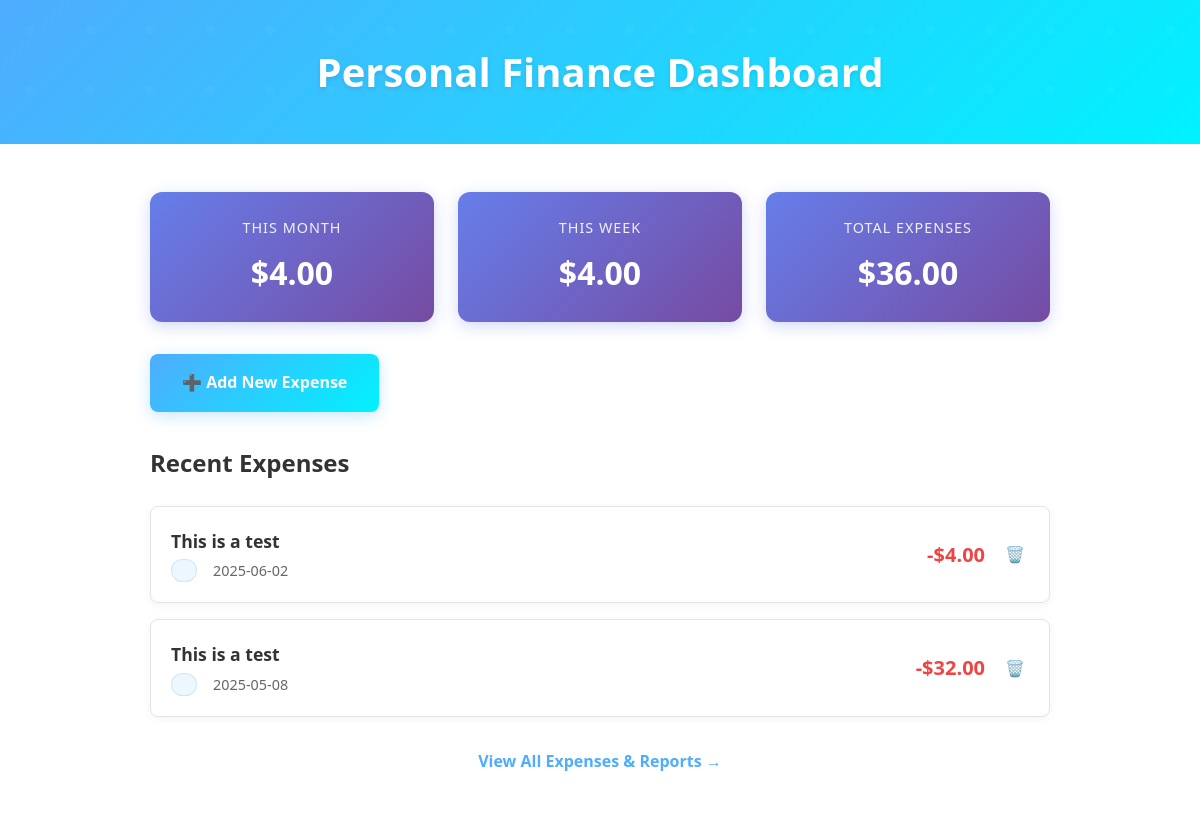
Before: / with the older database file.
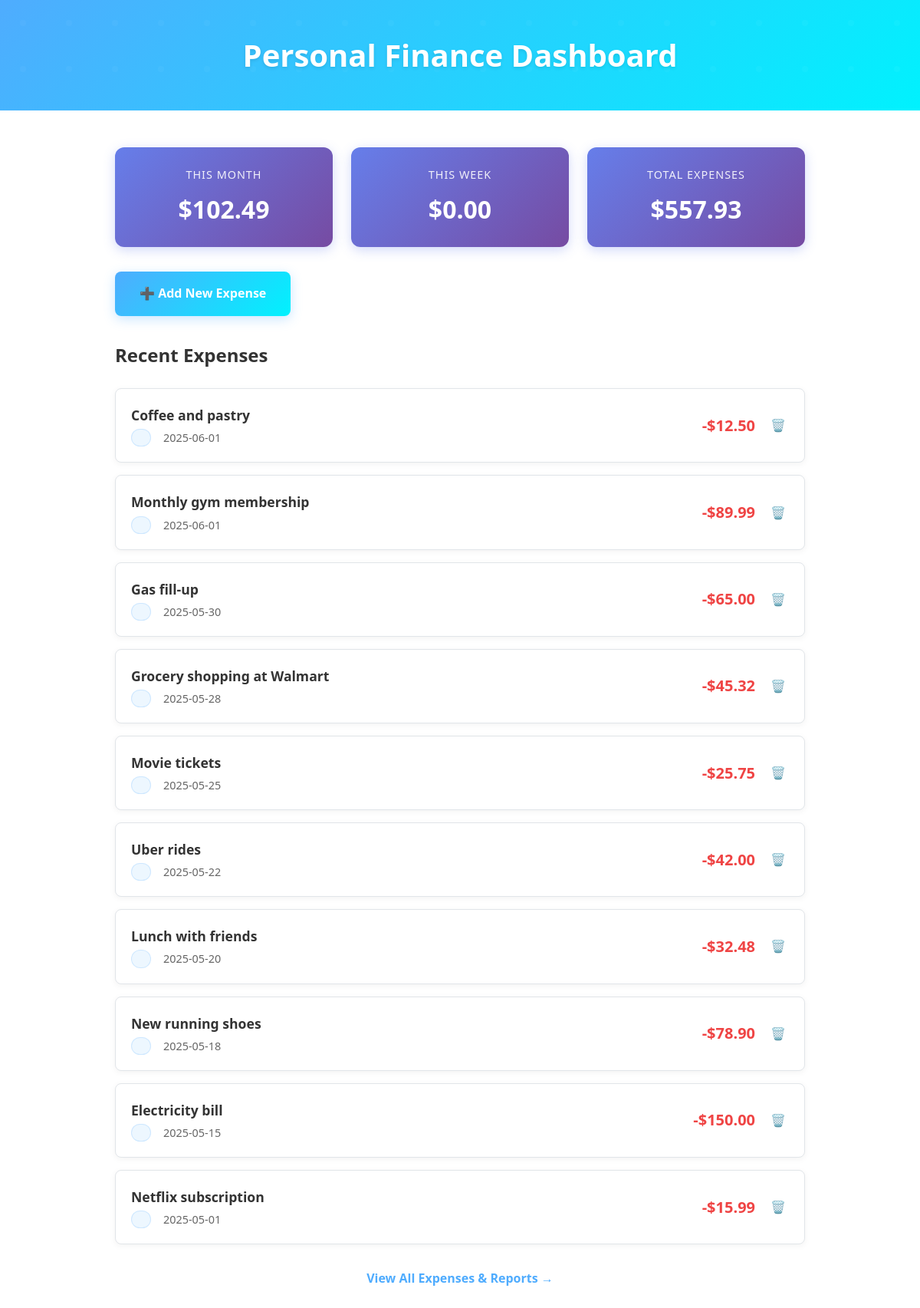
After: the same page with the newer database file.
### tables this page shows
CREATE TABLE expenses (
    id INTEGER PRIMARY KEY,
    amount DECIMAL(10,2) NOT NULL,
    description TEXT NOT NULL,
    category_id INTEGER,
    expense_date DATE NOT NULL,
    created_at TIMESTAMP DEFAULT CURRENT_TIMESTAMP,
    FOREIGN KEY (category_id) REFERENCES categories(id)
);

### app/app.py (the view)
@app.route('/')
def index():
    data = db.get_db()
    error = None
    expenses = None
    total = None
    monthly_total = None
    weekly_total = None
    now = datetime.datetime.now()
    current_year = now.year
    current_month = now.month
    current_week = now.strftime("%W")
    if error is None:
        try:
            expenses = data.execute("SELECT * FROM expenses ORDER BY expense_date DESC").fetchall()
            total = data.execute("SELECT SUM(amount) FROM expenses").fetchone()[0] or 0
            total = f"{total:.2f}"
            monthly_total = data.execute("""
                                         SELECT SUM(amount)
                                         FROM expenses
                                         WHERE strftime('%Y', expense_date) = ?
                                           AND strftime('%m', expense_date) = ?
                                             """, (str(current_year), f"{current_month:02d}")).fetchone()[0]
            monthly_total = f"{monthly_total:.2f}"
            weekly_total = data.execute("""
                                        SELECT SUM(amount)
                                        FROM expenses
                                        WHERE strftime('%Y', expense_date) = ?
                                          AND strftime('%W', expense_date) = ?
                                        """, (str(current_year), current_week)).fetchone()[0]
            weekly_total = f"{weekly_total:.2f}"
        except:
            error = "Database error"
    flash(error)
    return render_template('index.html', expenses=expenses, total_expenses=total, monthly_total=monthly_total, weekly_total=weekly_total)

### app/database.py (called while the page is built)
def get_db():
    if 'db' not in g:
        g.db = sqlite3.connect(
            current_app.config['DATABASE'],
            detect_types=sqlite3.PARSE_DECLTYPES
        )
        g.db.row_factory = sqlite3.Row
    return g.db

### app/templates/index.html
{% extends 'base.html' %}
{% block header %}
    <h1>{% block title %}Personal Finance Dashboard{% endblock %}</h1>
{% endblock %}
{% block content %}
<div class="expense-list-container">
    <div class="expense-summary">
        <div class="summary-card">
            <h3>This Month</h3>
            <p class="amount">${{ monthly_total or "0.00" }}</p>
        </div>
        <div class="summary-card">
            <h3>This Week</h3>
            <p class="amount">${{ weekly_total or "0.00" }}</p>
        </div>
        <div class="summary-card">
            <h3>Total Expenses</h3>
            <p class="amount">${{ total_expenses or "0.00" }}</p>
        </div>
    </div>
    <a href="{{ url_for('add_expense') }}" class="add-expense-btn">
        ➕ Add New Expense
    </a>
    <div class="recent-expenses">
        <h2 style="margin-bottom: 1.5rem; color: #333;">Recent Expenses</h2>
        {% if expenses %}
            {% for expense in expenses %}
            <div class="expense-item">
                <div class="expense-details">
                    <h4>{{ expense.description }}</h4>
                    <div class="expense-meta">
                        <span class="category-badge">{{ expense.category }}</span>
                        <span>{{ expense.expense_date.strftime('%Y-%m-%d') if expense.expense_date else 'No date' }}</span>
                    </div>
                </div>
                <div class="expense-amount">
                    -${{ "%.2f"|format(expense.amount) }}
                </div>
                <div class="expense-actions">
                    <form method="POST" action="{{ url_for('delete_expense', expense_id=expense.id) }}" onsubmit="return confirm('Are you sure you want to delete this expense?');">
                        <button type="submit" class="delete-btn" title="Delete expense">🗑️</button>
                    </form>
                </div>
            </div>
            {% endfor %}
            <div style="text-align: center; margin-top: 2rem;">
                <a href="{{ url_for('reports') }}" style="color: #4facfe; text-decoration: none; font-weight: 600;">
                    View All Expenses & Reports →
                </a>
            </div>
        {% else %}
            <div class="no-expenses">
                <div class="no-expenses-icon">💸</div>
                <h3>No expenses yet</h3>
                <p>Start tracking your finances by adding your first expense!</p>
            </div>
        {% endif %}
    </div>
</div>
{% endblock %}

### app/templates/base.html (shortened to what this page needs)
<!doctype html>
<html lang="en">
<head>
    <link rel="stylesheet" href="{{ url_for('static', filename='style.css') }}">
</head>
<body>
    <section class="content">
        <header>
            {% block header %}{% endblock %}
        </header>
        <div class="main-content">
            {% block content %}{% endblock %}
        </div>
    </section>
</body>
</html>

### app/static/style.css (style rules this page uses)
* { margin: 0; padding: 0; box-sizing: border-box; }
body { font-family: 'Segoe UI', Tahoma, Geneva, Verdana, sans-serif; background: linear-gradient(135deg, #667eea 0%, #764ba2 100%); min-height: 100vh; color: #333; line-height: 1.6; }
.content { max-width: 1200px; margin: 0 auto; min-height: 100vh; background: rgba(255, 255, 255, 0.95); backdrop-filter: blur(10px); box-shadow: 0 8px 32px rgba(0, 0, 0, 0.1); }
header { background: linear-gradient(135deg, #4facfe 0%, #00f2fe 100%); color: white; padding: 2.5rem 2rem; text-align: center; position: relative; overflow: hidden; }
header::before { content: ''; position: absolute; top: 0; left: 0; right: 0; bottom: 0; opacity: 0.3; }
header h1 { font-size: 2.5rem; font-weight: 700; margin: 0; position: relative; z-index: 1; text-shadow: 0 2px 4px rgba(0, 0, 0, 0.1); }
.main-content { padding: 3rem 2rem; background: #fff; }
form { max-width: 600px; margin: 0 auto; background: #fff; padding: 2.5rem; border-radius: 12px; box-shadow: 0 10px 30px rgba(0, 0, 0, 0.1); border: 1px solid rgba(0, 0, 0, 0.05); }
.expense-list-container { max-width: 900px; margin: 0 auto; }
.expense-summary { display: grid; grid-template-columns: repeat(auto-fit, minmax(250px, 1fr)); gap: 1.5rem; margin-bottom: 2rem; }
.summary-card { background: linear-gradient(135deg, #667eea 0%, #764ba2 100%); color: white; padding: 1.5rem; border-radius: 12px; text-align: center; box-shadow: 0 4px 15px rgba(102, 126, 234, 0.3); }
.summary-card h3 { font-size: 0.9rem; font-weight: 500; margin-bottom: 0.5rem; opacity: 0.9; text-transform: uppercase; letter-spacing: 1px; }
.summary-card .amount { font-size: 2rem; font-weight: 700; margin: 0; }
.add-expense-btn { display: inline-flex; align-items: center; gap: 0.5rem; background: linear-gradient(135deg, #4facfe 0%, #00f2fe 100%); color: white; text-decoration: none; padding: 1rem 2rem; border-radius: 8px; font-weight: 600; transition: all 0.3s ease; margin-bottom: 2rem; box-shadow: 0 4px 15px rgba(79, 172, 254, 0.3); }
.expense-item { background: #fff; border: 1px solid #e1e5e9; border-radius: 8px; padding: 1.25rem; margin-bottom: 1rem; transition: all 0.3s ease; display: flex; justify-content: space-between; align-items: center; gap: 1rem; box-shadow: 0 2px 8px rgba(0, 0, 0, 0.05); }
.expense-details { flex: 1; min-width: 0; }
.expense-details h4 { margin: 0 0 0.25rem 0; color: #333; font-size: 1.1rem; }
.expense-meta { display: flex; gap: 1rem; font-size: 0.9rem; color: #666; }
.expense-amount { font-size: 1.25rem; font-weight: 700; color: #ef4444; flex-shrink: 0; }
.expense-actions { flex-shrink: 0; }
.expense-actions form { all: unset; display: inline; margin: 0; padding: 0; background: none; box-shadow: none; border: none; border-radius: 0; }
.delete-btn { background: none; border: none; font-size: 1rem; cursor: pointer; padding: 0.25rem; border-radius: 4px; transition: all 0.2s ease; color: #666; display: inline-flex; align-items: center; justify-content: center; }
.category-badge { display: inline-block; padding: 0.25rem 0.75rem; background: rgba(79, 172, 254, 0.1); color: #4facfe; border-radius: 20px; font-size: 0.85rem; font-weight: 500; border: 1px solid rgba(79, 172, 254, 0.2); }

Changed rows visible on the page:
removed expenses: description "This is a test", expense_date "2025-06-02", amount "4.00"
removed expenses: description "This is a test", expense_date "2025-05-08", amount "32.00"
added expenses: description "Coffee and pastry", expense_date "2025-06-01", amount "12.50"
added expenses: description "Monthly gym membership", expense_date "2025-06-01", amount "89.99"
added expenses: description "Gas fill-up", expense_date "2025-05-30", amount "65.00"
added expenses: description "Grocery shopping at Walmart", expense_date "2025-05-28", amount "45.32"
added expenses: description "Movie tickets", expense_date "2025-05-25", amount "25.75"
added expenses: description "Uber rides", expense_date "2025-05-22", amount "42.00"
added expenses: description "Lunch with friends", expense_date "2025-05-20", amount "32.48"
added expenses: description "New running shoes", expense_date "2025-05-18", amount "78.90"
added expenses: description "Electricity bill", expense_date "2025-05-15", amount "150.00"
added expenses: description "Netflix subscription", expense_date "2025-05-01", amount "15.99"
Other visible differences:
{{ monthly_total or "0.00" }}: "4.00" → "102.49"
{{ weekly_total or "0.00" }}: "4.00" → "0.00"
{{ total_expenses or "0.00" }}: "36.00" → "557.93"
